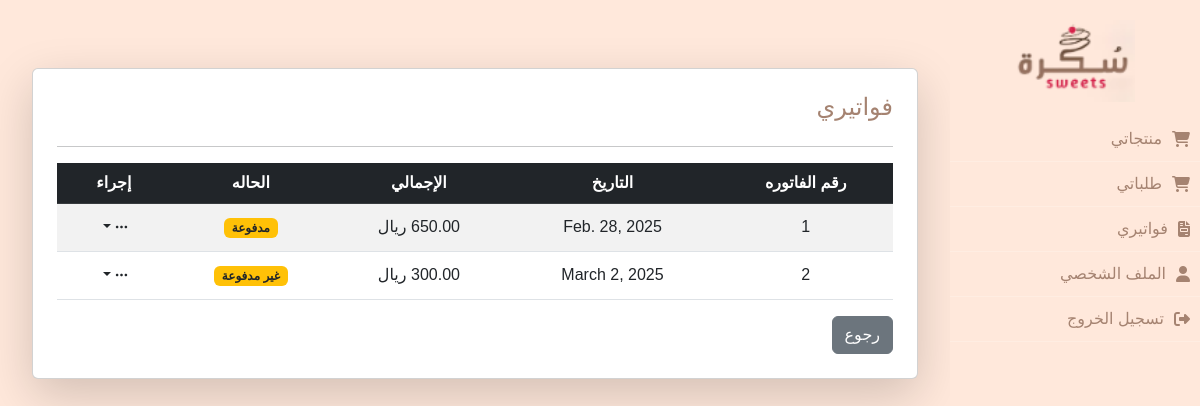
The page /invoices/invoice/invoice-list-supplier (signed in) on the database as committed earlier.
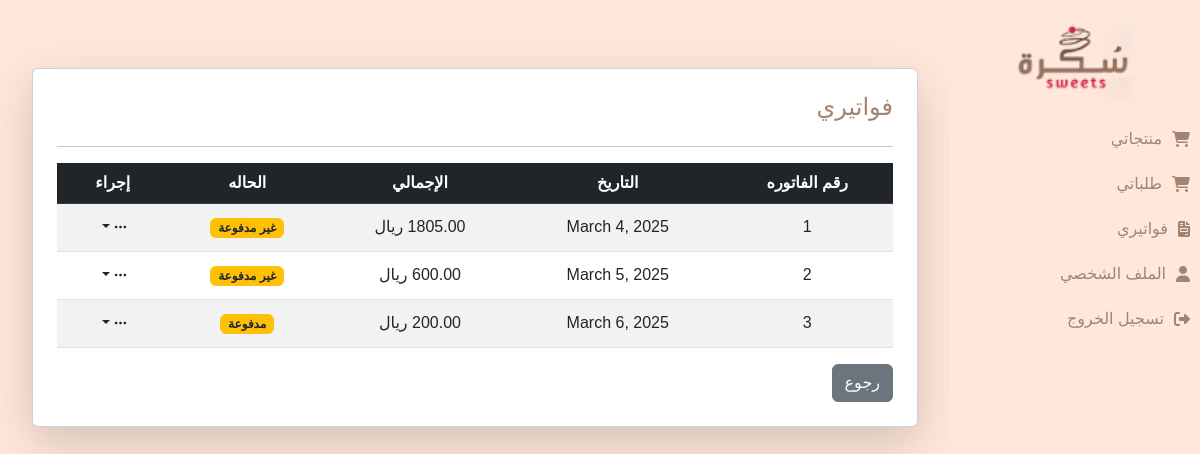
The same page on the database as committed later.
### invoices/models.py (models this page shows, shortened)
class Invoice(models.Model):
    STATUS_CHOICES = [
        ('pending', 'غير مدفوعة'),
        ('partially_paid', 'مدفوعة جزئيًا'),
        ('paid', 'مدفوعة'),
        ('cancelled', 'ملغاة'),
    ]
    supplier         = models.ForeignKey(Supplier, on_delete=models.CASCADE ,related_name="invoices")  # المورد المرتبط بالفاتورة
    orders           = models.ManyToManyField(Order)  # ربط الفاتورة بالطلبات
    invoice_number   = models.CharField(max_length=50, unique=True)  # رقم الفاتورة
    invoice_date     = models.DateField(auto_now_add=True)  # تاريخ الفاتورة
    due_date         = models.DateField(null=True, blank=True)  # تاريخ الاستحقاق
    previous_balance = models.DecimalField(max_digits=10, decimal_places=2, default=0.00)  # الرصيد السابق
    current_balance  = models.DecimalField(max_digits=10, decimal_places=2, default=0.00)  # الرصيد الحالي
    paid_amount      = models.DecimalField(max_digits=10, decimal_places=2, default=0.00)  # المبلغ المدفوع
    remaining_amount = models.DecimalField(max_digits=10, decimal_places=2, default=0.00)  # المبلغ المتبقي
    total_amount     = models.DecimalField(max_digits=10, decimal_places=2, default=0.00)  # إجمالي الفاتورة
    status           = models.CharField(max_length=20, choices=STATUS_CHOICES, default='غير مدفوعة')
    notes            = models.TextField(blank=True, null=True)

### invoices/views.py (the view)
# urls.py: path('invoice/invoice-list-supplier',views.invoice_list_supplier,name='invoice-list-supplier'),
@login_required
def invoice_list_supplier(request):
    try:
        supplier = request.user.supplier  # جلب كائن المورد المرتبط بالمستخدم
        invoices = Invoice.objects.filter(supplier=supplier)
    except AttributeError:
        messages.error(request, "أنت لست موردًا!")
        return redirect('dashboard')  # إعادة توجيه غير الموردين
    context = {'invoices': invoices}
    return render(request, 'invoice/invoice_list_supplier.html', context)

### invoices/templates/invoice/invoice_list_supplier.html (shortened to what this page needs)
{% extends 'base.html' %}
{% block content %}
<div class="container-fluid mt-5">
    <div class="table-responsive card mt-4 p-4 shadow-lg">
        <div class="row">
            <h4 class="col-6">فواتيري</h4>
        </div>
        <hr>
        {% if invoices %}
        <table class="table table-striped text-center align-middle">
            <thead class="table-dark">
                <tr>
                    <th>رقم الفاتوره</th>
                    <th>التاريخ</th>
                    <th>الإجمالي</th>
                    <th>الحاله</th>
                    <th>إجراء</th>
                </tr>
            </thead>
            <tbody id="formset-container">
                {% for invoice in invoices %}
                <tr class="order-item-form">
                    <td>{{ forloop.counter }}</td>
                    <td>{{ invoice.invoice_date }}</td>
                    <td>{{ invoice.total_amount}} ريال</td>
                    <td><span class="badge bg-warning text-dark">{{ invoice.status }}</span></td>
                    <td>
                        <div class="btn-group">
                            <button type="button" class="btn btn-white btn-sm dropdown-toggle" data-bs-toggle="dropdown" aria-expanded="false">
                                <i class="bi bi-three-dots"></i>
                            </button>
                        </div>
                    </td>
                </tr>
                {% endfor %}
            </tbody>
        </table>
        <div>
            <a href="{% url 'dashboard' %}" class="btn btn-secondary">رجوع</a>
        </div>
        {% else %}
        <p class="text-muted">لا يوحد فواتير بعد.</p>
        {% endif %}
    </div>
</div>
{% endblock %}

### invoices/templates/base.html (shortened to what this page needs)
{% load static %}
<!DOCTYPE html>
<html lang="ar" dir="rtl">
<head>
    <link rel="stylesheet" href="https://cdn.jsdelivr.net/npm/bootstrap@5.3.0/dist/css/bootstrap.min.css">
    <link rel="stylesheet" href="{% static 'css/style.css' %}">
    <link rel="stylesheet" href="https://cdn.jsdelivr.net/npm/bootstrap-icons/font/bootstrap-icons.css">
    <link rel="stylesheet" href="https://cdnjs.cloudflare.com/ajax/libs/font-awesome/6.4.2/css/all.min.css">
</head>
<body>
    {% if user.is_authenticated %}
        <div class="wrapper">
            {% include 'sidebar.html' %}
            <div class="content">
                {% block content %}{% endblock %}
            </div>
        </div>
    {% else %}
        {% block login %}
        {% endblock %}
    {% endif %}
</body>
</html>

### suppliers/templates/sidebar.html (shortened to what this page needs)
{% load static %}
<div class="sidebar" id="sidebar">
    <div class="sidebar-header">
        {% if request.user.is_staff %}
            <a href="{% url 'admin_dashboard' %}">
                <img src="{% static 'images/logo1.jpg' %}" alt="Logo" class="logo">
            </a>
        {% else %}
            <a href="{% url 'dashboard' %}">
                <img src="{% static 'images/logo1.jpg' %}" alt="Logo" class="logo">
            </a>
        {% endif %}
    </div>
    <ul class="sidebar-menu">
        <li>
            {% if request.user.is_staff %}
                <a href="{% url 'supplier-list' %}"><i class="fa fa-user"></i>قائمة الموردين</a>
            {% else %}
                <a href="{% url 'product-list-supplier' %}"><i class="fa fa-shopping-cart"></i> منتجاتي</a>
            {% endif %}
        </li>
        <li>
            {% if request.user.is_staff %}
                <a href="{% url 'order-list' %}"><i class="fa fa-shopping-cart"></i>قائمة الطلبات</a>
            {% else %}
                <a href="{% url 'order-list-supplier' %}"><i class="fa fa-shopping-cart"></i> طلباتي</a>
            {% endif %}
        </li>
        <li>
            {% if request.user.is_staff %}
                <a href="{% url 'invoice-list' %}"><i class="fa fa-file-invoice"></i> قائمة الفواتير</a>
            {% else %}
                <a href="{% url 'invoice-list-supplier' %}"><i class="fa fa-file-invoice"></i> فواتيري</a>
            {%endif%}
        </li>
        <li><a href="{% url 'edit_supplier_profile'%}"><i class="fa fa-user"></i> الملف الشخصي</a></li>
        <li><a href="{% url 'logout'%}"><i class="fa fa-sign-out-alt"></i> تسجيل الخروج</a></li>
    </ul>
</div>

### sukkara_invoices/static/css/style.css (style rules this page uses)
body { background-color: #f8f9fa; display: flex; flex-direction: column; min-height: 100vh; font-family: "Tajawal", sans-serif; }
.wrapper { display: flex; flex-direction: row-reverse; }
.sidebar { width: 250px; height: 100vh; background: linear-gradient(to bottom, #8b0000, #5a0000); position: fixed; right: 0; top: 0; padding-top: 20px; transition: width 0.3s ease-in-out; overflow-x: hidden; z-index: 1000; }
.sidebar-header { text-align: center; padding-bottom: 15px; }
.sidebar-header .logo { width: 120px; height: auto; }
.sidebar-menu { list-style: none; padding: 0; }
.sidebar-menu li { padding: 10px; border-bottom: 1px solid rgba(255, 255, 255, 0.2); }
.sidebar-menu li a { color: white; text-decoration: none; font-size: 16px; display: flex; align-items: center; gap: 10px; }
.content { margin-right: 250px; padding: 20px; transition: margin-right 0.3s ease-in-out; }
h1, h2, h3, h4, h5, h6 { color: #a58371 !important; }

### invoices/templates/base.html (style rules this page uses)
body { background-color: #ffe8db; display: flex; flex-direction: column; min-height: 100vh; }
h1, h2, h3, h4, h5, h6 { color: #a58371 !important; }
thead { background-color: #ffe8db; color: #a58371; }

### suppliers/templates/sidebar.html (style rules this page uses)
.sidebar { width: 250px; height: 100vh; background: linear-gradient(to bottom, #ffe8db, #ffe8db); position: fixed; right: 0; top: 0; padding-top: 20px; transition: width 0.3s ease-in-out; overflow-x: hidden; z-index: 1000; }
.sidebar-header { text-align: center; padding-bottom: 15px; }
.sidebar-header .logo { width: 120px; height: auto; }
.sidebar-menu { list-style: none; padding: 0; }
.sidebar-menu li { padding: 10px; border-bottom: 1px solid rgba(255, 255, 255, 0.2); }
.sidebar-menu li a { color: #a58371; text-decoration: none; font-size: 16px; display: flex; align-items: center; gap: 10px; }
.content { flex-grow: 1; margin-right: 250px; padding: 20px; transition: margin-right 0.3s ease-in-out; }

Rows that differ between the two databases and show on the page:
removed Invoice: invoice_date "Feb. 28, 2025", status "مدفوعة"
removed Invoice: invoice_date "March 2, 2025", status "غير مدفوعة"
added Invoice: invoice_date "March 4, 2025", status "غير مدفوعة"
added Invoice: invoice_date "March 5, 2025", total_amount "600.00", status "غير مدفوعة"
added Invoice: invoice_date "March 6, 2025", total_amount "200.00", status "مدفوعة"
